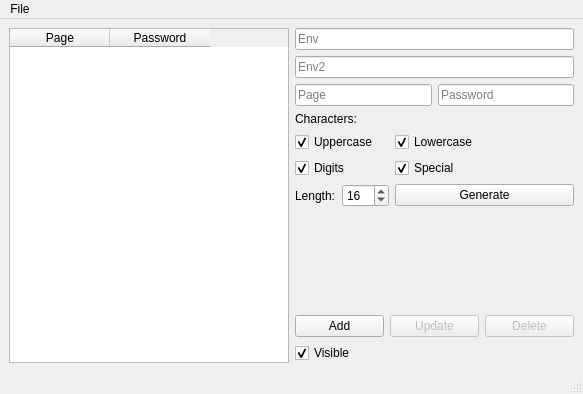
<?xml version="1.0" encoding="UTF-8"?>
<ui version="4.0">
 <class>cipherWindow</class>
 <widget class="QMainWindow" name="cipherWindow">
  <property name="geometry">
   <rect>
    <x>0</x>
    <y>0</y>
    <width>583</width>
    <height>394</height>
   </rect>
  </property>
  <property name="windowTitle">
   <string>Cipher</string>
  </property>
  <widget class="QWidget" name="centralwidget">
   <layout class="QGridLayout" name="gridLayout">
    <item row="0" column="0">
     <widget class="QTableWidget" name="credentials">
      <column>
       <property name="text">
        <string>Page</string>
       </property>
      </column>
      <column>
       <property name="text">
        <string>Password</string>
       </property>
      </column>
     </widget>
    </item>
    <item row="0" column="1">
     <layout class="QVBoxLayout" name="verticalLayout">
      <item>
       <widget class="QLineEdit" name="envEdit">
        <property name="text">
         <string/>
        </property>
        <property name="placeholderText">
         <string>Env</string>
        </property>
       </widget>
      </item>
      <item>
       <widget class="QLineEdit" name="env2Edit">
        <property name="text">
         <string/>
        </property>
        <property name="placeholderText">
         <string>Env2</string>
        </property>
       </widget>
      </item>
      <item>
       <layout class="QHBoxLayout" name="horizontalLayout">
        <item>
         <widget class="QLineEdit" name="pageEdit">
          <property name="placeholderText">
           <string>Page</string>
          </property>
         </widget>
        </item>
        <item>
         <widget class="QLineEdit" name="passwordEdit">
          <property name="placeholderText">
           <string>Password</string>
          </property>
         </widget>
        </item>
       </layout>
      </item>
      <item>
       <layout class="QFormLayout" name="formLayout">
        <item row="0" column="0">
         <widget class="QLabel" name="label">
          <property name="text">
           <string>Characters:</string>
          </property>
         </widget>
        </item>
        <item row="1" column="0">
         <widget class="QCheckBox" name="uppercaseCheck">
          <property name="text">
           <string>Uppercase</string>
          </property>
          <property name="checked">
           <bool>true</bool>
          </property>
         </widget>
        </item>
        <item row="1" column="1">
         <widget class="QCheckBox" name="lowercaseCheck">
          <property name="text">
           <string>Lowercase</string>
          </property>
          <property name="checked">
           <bool>true</bool>
          </property>
         </widget>
        </item>
        <item row="2" column="0">
         <widget class="QCheckBox" name="digitsCheck">
          <property name="text">
           <string>Digits</string>
          </property>
          <property name="checked">
           <bool>true</bool>
          </property>
         </widget>
        </item>
        <item row="2" column="1">
         <widget class="QCheckBox" name="specialCheck">
          <property name="text">
           <string>Special</string>
          </property>
          <property name="checked">
           <bool>true</bool>
          </property>
         </widget>
        </item>
        <item row="3" column="0">
         <layout class="QHBoxLayout" name="horizontalLayout_3">
          <item>
           <widget class="QLabel" name="label_2">
            <property name="text">
             <string>Length:</string>
            </property>
           </widget>
          </item>
          <item>
           <widget class="QSpinBox" name="lengthSpin">
            <property name="minimum">
             <number>2</number>
            </property>
            <property name="maximum">
             <number>100</number>
            </property>
            <property name="value">
             <number>16</number>
            </property>
           </widget>
          </item>
         </layout>
        </item>
        <item row="3" column="1">
         <widget class="QPushButton" name="generateButton">
          <property name="text">
           <string>Generate</string>
          </property>
         </widget>
        </item>
        <item row="4" column="1">
         <spacer name="verticalSpacer">
          <property name="orientation">
           <enum>Qt::Vertical</enum>
          </property>
          <property name="sizeHint" stdset="0">
           <size>
            <width>20</width>
            <height>40</height>
           </size>
          </property>
         </spacer>
        </item>
       </layout>
      </item>
      <item>
       <layout class="QHBoxLayout" name="horizontalLayout_2">
        <item>
         <widget class="QPushButton" name="addButton">
          <property name="text">
           <string>Add</string>
          </property>
         </widget>
        </item>
        <item>
         <widget class="QPushButton" name="updateButton">
          <property name="enabled">
           <bool>false</bool>
          </property>
          <property name="text">
           <string>Update</string>
          </property>
         </widget>
        </item>
        <item>
         <widget class="QPushButton" name="deleteButton">
          <property name="enabled">
           <bool>false</bool>
          </property>
          <property name="text">
           <string>Delete</string>
          </property>
         </widget>
        </item>
       </layout>
      </item>
      <item>
       <widget class="QCheckBox" name="visibleCheck">
        <property name="text">
         <string>Visible</string>
        </property>
        <property name="checked">
         <bool>true</bool>
        </property>
       </widget>
      </item>
     </layout>
    </item>
   </layout>
  </widget>
  <widget class="QMenuBar" name="menubar">
   <property name="geometry">
    <rect>
     <x>0</x>
     <y>0</y>
     <width>583</width>
     <height>25</height>
    </rect>
   </property>
   <widget class="QMenu" name="menuFile">
    <property name="title">
     <string>File</string>
    </property>
    <addaction name="actionOpen"/>
    <addaction name="actionSave"/>
    <addaction name="actionSave_As"/>
   </widget>
   <addaction name="menuFile"/>
  </widget>
  <widget class="QStatusBar" name="statusbar"/>
  <action name="actionSave">
   <property name="text">
    <string>Save</string>
   </property>
  </action>
  <action name="actionSave_As">
   <property name="text">
    <string>Save As...</string>
   </property>
  </action>
  <action name="actionOpen">
   <property name="text">
    <string>Open</string>
   </property>
  </action>
 </widget>
 <resources/>
 <connections/>
</ui>
